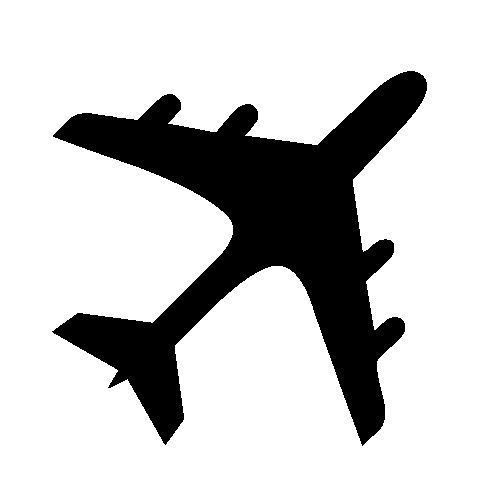
%> input picture Chapter09/images/aeroplane_silhouette.png, 500 x 500 px
$ octave example9_6.m   (GNU Octave 9; MATLAB toolbox functions it lacks are replaced by stand-ins)
%> lines starting %> are read from the running program, lines starting %| are printed output that depends on the picture; in (x1, y1, x2, y2) boxes, pixels count from 0 and x2, y2 are one past the last pixel; in counts of white or black regions, pixels touching at a corner belong together; the program's own positions count from 1
% Load image
A = imread('images/aeroplane_silhouette.png');
%> A is the input picture: size 500x500 uint8; 79.4% white; 1 black region, box (x1, y1, x2, y2) and area: (52, 71, 427, 446) 51492

% Threshold and invert
bw = ~imbinarize(A, 0.5);
subplot(121), imshow(bw, []);

% Get coordinates of non-zero pixels
[y,x] = find(bw > 0.5);
%> y = 51492 values from 72 to 446; x = 51492 values from 53 to 427

% Get centroid of data and plot
centroid = mean([x, y]);
%> centroid = [258.6 239.1]
hold on; plot(centroid(1), centroid(2), 'rd');

% Calculate covariance of coordinates, find principle axes and eigenvalues
C = cov([x, y]);
%> C = [8783.9 -580.8; -580.8 8745.7]
[U, S] = eig(C);
%> U = [-0.695 -0.719; -0.719 0.695]; S = [8183.7 0; 0 9346]
m = U(2, 1) ./ U(1, 1);
%> m = 1.03
const = centroid(2) - m.*centroid(1);
%> const = -28.15
xl = 50:450;
yl = m.*xl + const;
%> yl = 401 values from 23.51 to 436.9

% Display results
subplot(122), imshow(bw, []);
h = line(xl, yl);
set(h, 'Color', [1 0 0], 'LineWidth', 2.0)
m2 = U(2, 2) ./ U(1, 2);
%> m2 = -0.968
const = centroid(2) - m2.*centroid(1);
%> const = 489.4
x2 = 50:450;
y2 = m2.*x2 + const;
%> y2 = 401 values, max 441 at index 1, min 53.91 at index 401, mean 247.5
h = line(x2, y2);
set(h, 'Color', [1 0 0], 'LineWidth', 2.0)
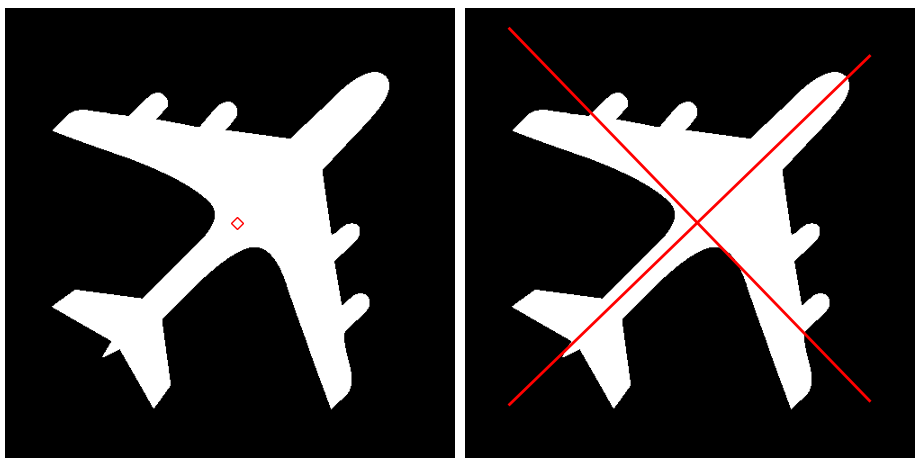
%> figure redrawn from the program's plot data, 2 panels

$ run again, with Chapter09/images/spanners.png copied over Chapter09/images/aeroplane_silhouette.png
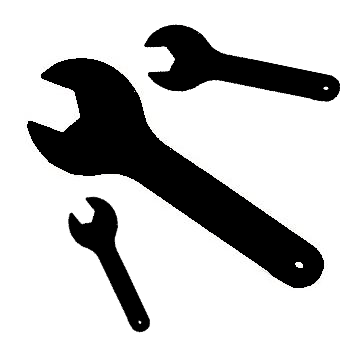
%> input picture Chapter09/images/spanners.png, 350 x 350 px
%> A is the input picture: size 350x350x3 uint8; mean R, G, B 193.9, 193.9, 193.9
%> `bw = ~imbinarize(A, 0.5);`:
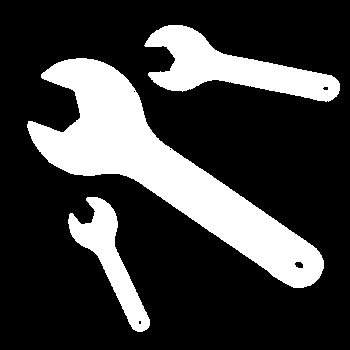
%> bw: size 350x350x3 logical; 23.9% white; 3 white regions, box (x1, y1, x2, y2) and area: (27, 58, 324, 288) 19303, (144, 25, 340, 102) 6490, (68, 197, 150, 332) 3493
%> y = 87858 values from 26 to 332; x = 87858 values from 28 to 1040
%> centroid = [522.4 158.3]
%> C = [87648.4 824.2; 824.2 5517.7]
%> U = [0.01 -1; -1 -0.01]; S = [5509.4 0; 0 87656.7]
%> m = -99.66
%> `const = centroid(2) - m.*centroid(1);`: const = 52226.7
%> yl = 401 values, max 47243.6 at index 1, min 7378.8 at index 401, mean 27311.2
%> m2 = 0.01
%> `const = centroid(2) - m2.*centroid(1);`: const = 153
%> y2 = 401 values from 153.5 to 157.6
%> `set(h, 'Color', [1 0 0], 'LineWidth', 2.0)`:
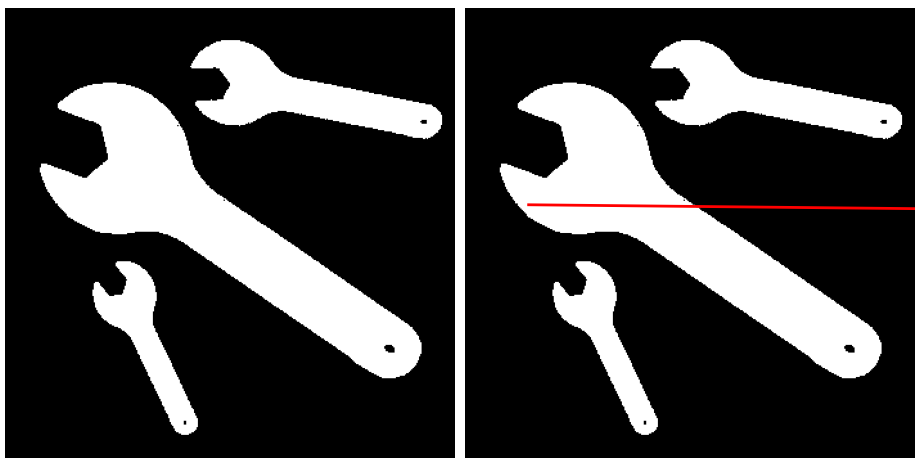
%> figure redrawn from the program's plot data, 2 panels
